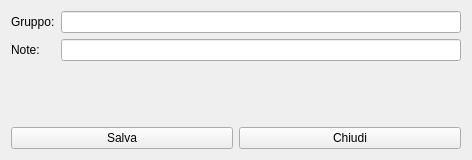
<?xml version="1.0" encoding="UTF-8"?>
<ui version="4.0">
 <class>HCreateGroup</class>
 <widget class="QWidget" name="HCreateGroup">
  <property name="windowModality">
   <enum>Qt::ApplicationModal</enum>
  </property>
  <property name="geometry">
   <rect>
    <x>0</x>
    <y>0</y>
    <width>472</width>
    <height>160</height>
   </rect>
  </property>
  <property name="windowTitle">
   <string>Definizione gruppo permessi</string>
  </property>
  <property name="windowIcon">
   <iconset resource="icons.qrc">
    <normaloff>:/Resources/Users64.png</normaloff>:/Resources/Users64.png</iconset>
  </property>
  <layout class="QVBoxLayout" name="verticalLayout">
   <item>
    <layout class="QFormLayout" name="formLayout">
     <item row="0" column="0">
      <widget class="QLabel" name="label">
       <property name="text">
        <string>Gruppo:</string>
       </property>
      </widget>
     </item>
     <item row="0" column="1">
      <widget class="QLineEdit" name="leDefinition"/>
     </item>
     <item row="1" column="0">
      <widget class="QLabel" name="label_2">
       <property name="text">
        <string>Note:</string>
       </property>
      </widget>
     </item>
     <item row="1" column="1">
      <widget class="QLineEdit" name="leNote"/>
     </item>
    </layout>
   </item>
   <item>
    <layout class="QHBoxLayout" name="horizontalLayout">
     <item>
      <widget class="QPushButton" name="pbSave">
       <property name="text">
        <string>Salva</string>
       </property>
       <property name="icon">
        <iconset resource="icons.qrc">
         <normaloff>:/Resources/save-icon.png</normaloff>:/Resources/save-icon.png</iconset>
       </property>
       <property name="iconSize">
        <size>
         <width>32</width>
         <height>32</height>
        </size>
       </property>
      </widget>
     </item>
     <item>
      <widget class="QPushButton" name="pbClose">
       <property name="text">
        <string>Chiudi</string>
       </property>
       <property name="icon">
        <iconset resource="icons.qrc">
         <normaloff>:/Resources/Actions-window-close-icon.png</normaloff>:/Resources/Actions-window-close-icon.png</iconset>
       </property>
       <property name="iconSize">
        <size>
         <width>32</width>
         <height>32</height>
        </size>
       </property>
      </widget>
     </item>
    </layout>
   </item>
  </layout>
 </widget>
 <resources>
  <include location="icons.qrc"/>
 </resources>
 <connections/>
</ui>
